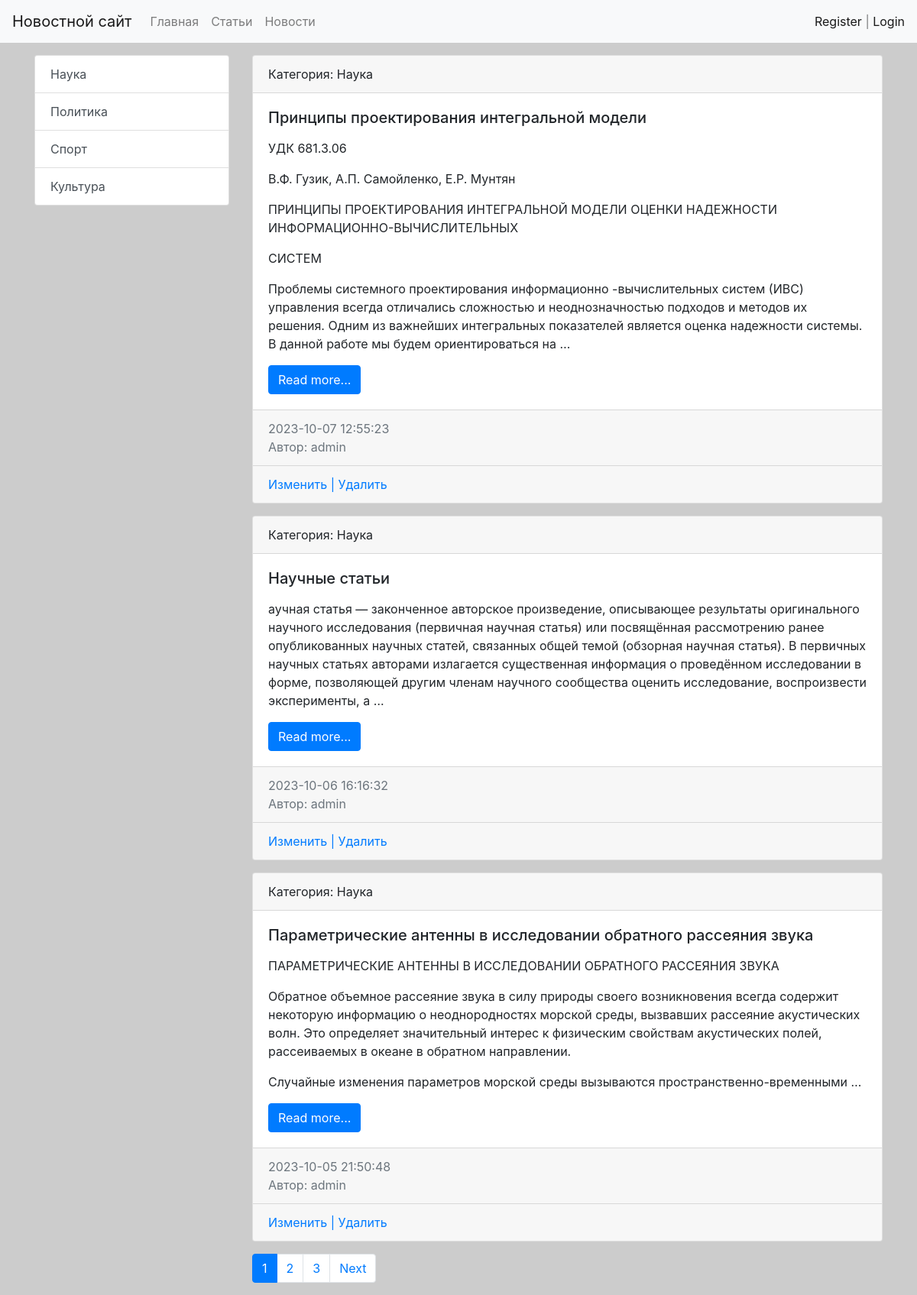
Page /category/1/ on the committed database.
### news/models.py (models this page shows, shortened)
class Category(models.Model):
    name = models.CharField(max_length=64, unique=True)
    def get_absolute_url(self):
        return reverse('category', kwargs={'category_id': self.pk})
    def __str__(self):
        return self.name.title()

class Post(models.Model):
    NEWS = 'NW'
    ARTICLE = 'AR'
    CATEGORY_CHOICES = [
        (NEWS, 'Новость'),
        (ARTICLE, 'Статья'),
    ]
    author = models.ForeignKey(Author, on_delete=models.CASCADE)
    title = models.CharField(max_length=128)
    type_category = models.CharField(max_length=2, choices=CATEGORY_CHOICES, default=ARTICLE)
    content = models.TextField()
    category = models.ForeignKey(Category, on_delete=models.CASCADE)
    publish = models.DateTimeField(default=timezone.now)
    created = models.DateTimeField(auto_now_add=True)
    updated = models.DateTimeField(auto_now=True)
    rating = models.SmallIntegerField(default=0)
    class Meta:
        ordering = ['-publish']
        indexes = [
            models.Index(fields=['publish'])
        ]
    def get_absolute_url(self):
        return reverse('view_news', kwargs={'news_id': self.pk})

class Author(models.Model):
    author_user = models.OneToOneField(User, on_delete=models.CASCADE)
    author_rating = models.SmallIntegerField(default=0)
    def __str__(self):
        return self.author_user.username

### users/models.py (models this page shows)
class User(AbstractUser):
    image = models.ImageField(upload_to='users_images', null=True, blank=True)

### news/views.py (the view)
# urls.py: path('category/<int:category_id>/', views.NewsByCategory.as_view(), name='category'),
class NewsByCategory(ListView):
    model = Post
    template_name = 'news/category.html'
    context_object_name = 'news'
    paginate_by = 3
    def get_context_data(self, *, object_list=None, **kwargs):
        context = super().get_context_data(**kwargs)
        context['title'] = Category.objects.get(pk=self.kwargs['category_id'])
        return context
    def get_queryset(self):
        return Post.objects.filter(category_id=self.kwargs['category_id'])

### news/templatetags/news_tags.py (called while the page is built)
@register.inclusion_tag('news/list_categories.html')
def show_categories():
    categories = Category.objects.all()
    return {'categories': categories}

### news/templates/news/category.html (shortened to what this page needs)
{% extends 'base.html' %}
{% block sidebar %}
{% include 'inc/_sidebar.html' %}
{% endblock %}
{% block content %}
    {% for item in news %}
    <div class="card mb-3">
        <div class="card-header">
            Категория: {{ item.category }}
        </div>
        <div class="card-body">
            <div class="media">
                <div class="media-body">
                    <h5 class="card-title">{{ item.title }}</h5>
                    <p class="card-text">{{ item.content|safe|linebreaks|truncatewords:50 }}</p>
                    <a href="{{ item.get_absolute_url }}" class="btn btn-primary">Read more...</a>
                </div>
            </div>
        </div>
        <div class="card-footer text-muted">
            {{ item.created|date:"Y-m-d H:i:s" }}
            <br>
            Автор: {{ item.author }}
        </div>
        <div class="card-footer">
            <a href="{% url 'update_news' pk=item.id %}">Изменить | </a>
            <a href="{% url 'delete_news' item.id %}">Удалить</a>
        </div>
    </div>
    {% endfor %}
{% endblock %}
{% block paginator %}
{% include 'inc/pagination.html' %}
{% endblock %}

### news/templates/news/list_categories.html
<div class="list-group">
  {% for item in categories %}
  <a href="{{ item.get_absolute_url }}" class="list-group-item list-group-item-action">{{ item.name }}</a>
  {% endfor %}
</div>

### static/css/style.css (style rules this page uses)
body { background-color: #ccc; }

### rows in the picture
Category: name "Наука"
Category: name "Политика"
Category: name "Спорт"
Category: name "Культура"
Post: category "Наука", title "Принципы проектирования интегральной модели", content "УДК 681.3.06 В.Ф. Гузик, А.П. Самойленко, Е.Р. Мунтян ПРИНЦИПЫ ПРОЕКТИРОВАНИЯ ИНТЕГРАЛЬНОЙ МОДЕЛИ ОЦЕНКИ НАДЕЖНОСТИ ИНФОРМАЦИОННО-ВЫЧИСЛИТЕЛЬНЫХ СИСТЕМ Проблемы системного проектирования информационно -вычислительных систем (ИВС) управления всегда отличались сложностью и неоднозначностью подходов и методов их решения. Одним из важнейших интегральных показателей является оценка надежности системы. В данной работе мы будем ориентироваться на …", created "2023-10-07 12:55:23", author "admin"
Post: category "Наука", title "Научные статьи", content "аучная статья — законченное авторское произведение, описывающее результаты оригинального научного исследования (первичная научная статья) или посвящённая рассмотрению ранее опубликованных научных статей, связанных общей темой (обзорная научная статья). В первичных научных статьях авторами излагается существенная информация о проведённом исследовании в форме, позволяющей другим членам научного сообщества оценить исследование, воспроизвести эксперименты, а …", created "2023-10-06 16:16:32", author "admin"
Post: category "Наука", title "Параметрические антенны в исследовании обратного рассеяния звука", content "ПАРАМЕТРИЧЕСКИЕ АНТЕННЫ В ИССЛЕДОВАНИИ ОБРАТНОГО РАССЕЯНИЯ ЗВУКА Обратное объемное рассеяние звука в силу природы своего возникновения всегда содержит некоторую информацию о неоднородностях морской среды, вызвавших рассеяние акустических волн. Это определяет значительный интерес к физическим свойствам акустических полей, рассеиваемых в океане в обратном направлении. Случайные изменения параметров морской среды вызываются пространственно-временными …", created "2023-10-05 21:50:48", author "admin"

### other values in the picture
{{ p }} "1"
{{ p }} "2" "3"
